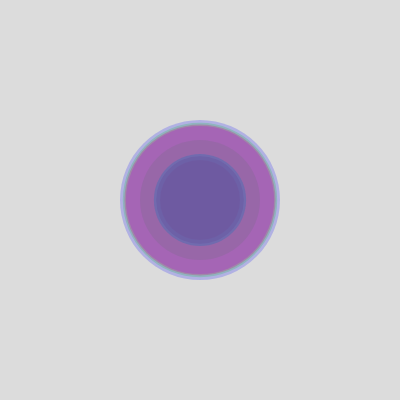
Frame 1 (no input)
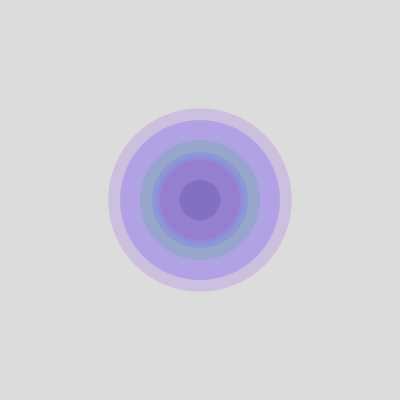
Frame 60 (no input)
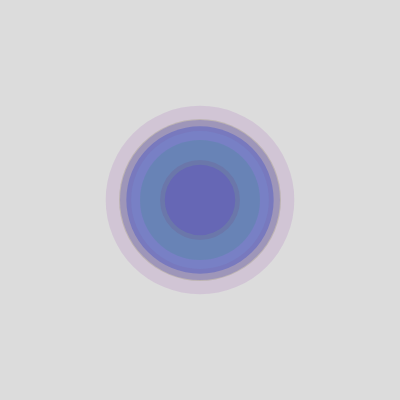
Frame 120 (the mouse pressed at the canvas centre since frame 60)

The p5.js sketch that drew these frames (run headless with seeded random() and noise() and a simulated clock; from frame 60 on, the mouse is pressed at the canvas centre):

// p5.js sketch
// ── sketch.js
function setup() {
  createCanvas(400, 400);
}

function draw() {
  background(220);
  noStroke();

  // TODO 2:
  myShape(200, 200, 80, color(255, 0, 0, 50));
  myShape(200, 200, 120, color(0, 255, 0, 50));
  myShape(200, 200, 160, color(0, 0, 255, 50));

  // TODO 3:
  for (let i = 0; i < 5; i++) {
    let size = random(40, 200);
    let r = random(255);
    let g = random(255);
    let b = random(255);
    let alpha = random(30, 80); //opacity
    myShape(200, 200, size, color(r, g, b, alpha));
  }
}

  // TODO 1:
  function myShape(x, y, size, col) {
    fill(col);
    ellipse(x, y, size);
}
